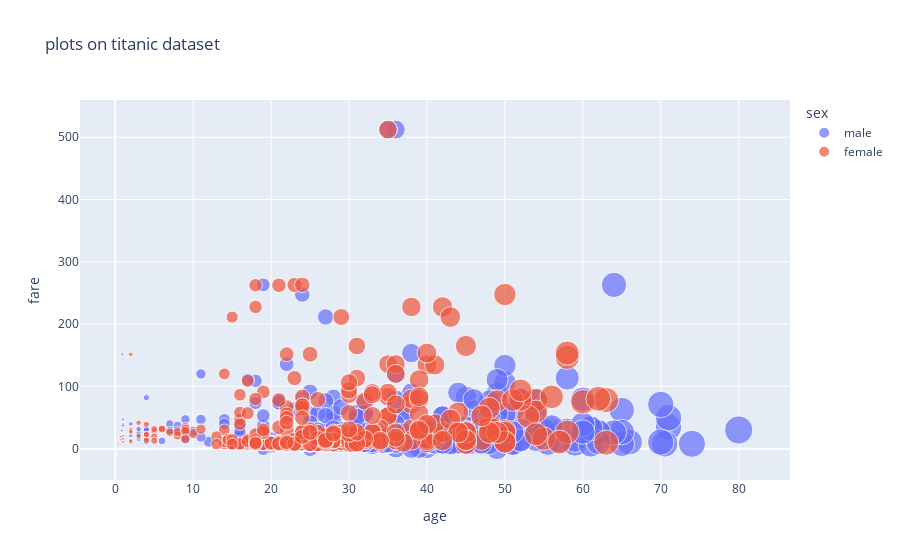

Write notebook code for a chart like this one.
### Code cell
# Remove NaN values from 'age' column
df = df.dropna(subset=['age'])

# Scatter plot
fig = px.scatter(df, x='age', y='fare', color='sex', size='age', title='plots on titanic dataset')
fig.show()

# save the plot in png file with 300 dpi
fig.write_image('./outputs/02_scatterplot.png', width=800, height=600, scale=3)

### Figure 1 — Plotly figure (JSON) as saved in the notebook; plotly's stock layout.template omitted (floating-point values rounded to 4 significant figures; data arrays with more than 128 entries replaced by an {"elided": "..."} marker saying what was removed)
{"data": [{"hovertemplate": "sex=male<br>age=%{marker.size}<br>fare=%{y}<extra></extra>", "legendgroup": "male", "marker": {"color": "#636efa", "size": {"elided": "453 float values"}, "sizemode": "area", "sizeref": 0.2, "symbol": "circle"}, "mode": "markers", "name": "male", "orientation": "v", "showlegend": true, "type": "scatter", "x": {"elided": "453 float values"}, "xaxis": "x", "y": {"elided": "453 float values"}, "yaxis": "y"}, {"hovertemplate": "sex=female<br>age=%{marker.size}<br>fare=%{y}<extra></extra>", "legendgroup": "female", "marker": {"color": "#EF553B", "size": {"elided": "261 float values"}, "sizemode": "area", "sizeref": 0.2, "symbol": "circle"}, "mode": "markers", "name": "female", "orientation": "v", "showlegend": true, "type": "scatter", "x": {"elided": "261 float values"}, "xaxis": "x", "y": {"elided": "261 float values"}, "yaxis": "y"}], "layout": {"legend": {"itemsizing": "constant", "title": {"text": "sex"}, "tracegroupgap": 0}, "title": {"text": "plots on titanic dataset"}, "xaxis": {"anchor": "y", "domain": [0, 1], "title": {"text": "age"}}, "yaxis": {"anchor": "x", "domain": [0, 1], "title": {"text": "fare"}}}}
